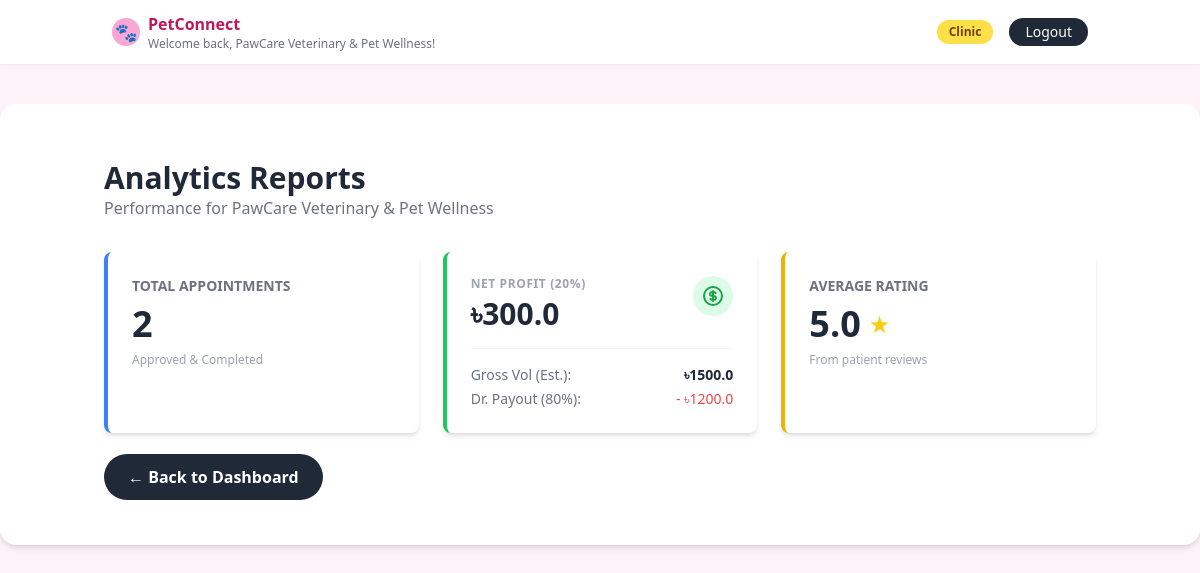
Screenshot of /clinic/reports (signed in) with the database file from the repository.
### tables this page shows
CREATE TABLE clinics (
    id INTEGER PRIMARY KEY AUTOINCREMENT,
    user_id INTEGER NOT NULL UNIQUE,
    name TEXT NOT NULL,
    license_number TEXT NOT NULL,
    email TEXT NOT NULL,
    contact_number TEXT NOT NULL,
    location TEXT NOT NULL,
    FOREIGN KEY (user_id) REFERENCES users(id)
);

### app.py (the view)
@app.route('/clinic/reports')
def clinic_reports():
    if "user_id" not in session or session.get("role") != "clinic":
        return redirect(url_for("login"))
    clinic = get_or_create_clinic_for_current_user()
    conn = get_db()
    total_appointments = conn.execute('''
        SELECT COUNT(*)
        FROM appointments a
        JOIN doctors d ON a.doctor_id = d.id
        WHERE d.clinic_id = ? AND a.status IN ('approved', 'completed')
    ''', (clinic['id'],)).fetchone()[0]
    raw_revenue = conn.execute('''
        SELECT SUM(d.base_fee)
        FROM appointments a
        JOIN doctors d ON a.doctor_id = d.id
        WHERE d.clinic_id = ? AND a.status IN ('approved', 'completed')
    ''', (clinic['id'],)).fetchone()[0]
    gross_revenue = raw_revenue if raw_revenue else 0.0
    clinic_commission = gross_revenue * 0.20  # 20% Profit
    doctor_payout = gross_revenue * 0.80      # 80% Payout
    gross_revenue = round(gross_revenue, 2)
    clinic_commission = round(clinic_commission, 2)
    doctor_payout = round(doctor_payout, 2)
    avg_rating = conn.execute('''
        SELECT AVG(a.rating)
        FROM appointments a
        JOIN doctors d ON a.doctor_id = d.id
        WHERE d.clinic_id = ? AND a.rating IS NOT NULL
    ''', (clinic['id'],)).fetchone()[0]
    average_rating = round(avg_rating, 1) if avg_rating else 0.0
    conn.close()
    return render_template('clinic_reports.html',
                           clinic=clinic,
                           total_appointments=total_appointments,
                           gross_revenue=gross_revenue,
                           clinic_commission=clinic_commission,
                           doctor_payout=doctor_payout,
                           average_rating=average_rating)

### app.py (called while the page is built, shortened)
def get_db():
    conn = sqlite3.connect(app.config["DATABASE"])
    conn.row_factory = sqlite3.Row
    return conn

def get_or_create_clinic_for_current_user():
    user_id = session.get("user_id")
    if not user_id:
        return None
    conn = get_db()
    cur = conn.cursor()
    clinic = cur.execute(
        "SELECT * FROM clinics WHERE user_id = ?", (user_id,)
    ).fetchone()
    conn.close()
    return clinic

### templates/clinic_reports.html (shortened to what this page needs)
{% extends "base.html" %}
{% block content %}
<div class="container mx-auto px-4 py-8">
    <div class="flex justify-between items-center mb-8">
        <div>
            <h2 class="text-3xl font-bold text-gray-800">Analytics Reports</h2>
            <p class="text-gray-500">Performance for {{ clinic['name'] }}</p>
        </div>
    </div>
    <div class="grid grid-cols-1 md:grid-cols-3 gap-6 mb-8">
        <div class="bg-white p-6 rounded-lg shadow-md border-l-4 border-blue-500">
            <h3 class="text-gray-500 text-sm font-bold uppercase mb-2">Total Appointments</h3>
            <p class="text-4xl font-bold text-gray-800">{{ total_appointments }}</p>
            <p class="text-xs text-gray-400 mt-2">Approved & Completed</p>
        </div>
        <div class="bg-white p-6 rounded-lg shadow-md border-l-4 border-green-500">
            <div class="flex justify-between items-start">
                <div>
                    <h3 class="text-xs font-semibold text-gray-400 uppercase tracking-wider">Net Profit (20%)</h3>
                    <p class="text-3xl font-bold text-gray-800 mt-1">৳{{ clinic_commission }}</p>
                </div>
                <div class="bg-green-100 p-2 rounded-full">
                </div>
            </div>
            <div class="mt-4 pt-4 border-t border-gray-100 text-sm space-y-1">
                <div class="flex justify-between">
                    <span class="text-gray-500">Gross Vol (Est.):</span>
                    <span class="font-semibold text-gray-800">৳{{ gross_revenue }}</span>
                </div>
                <div class="flex justify-between">
                    <span class="text-gray-500">Dr. Payout (80%):</span>
                    <span class="font-medium text-red-500">- ৳{{ doctor_payout }}</span>
                </div>
            </div>
        </div>
        <div class="bg-white p-6 rounded-lg shadow-md border-l-4 border-yellow-500">
            <h3 class="text-gray-500 text-sm font-bold uppercase mb-2">Average Rating</h3>
            <div class="flex items-center">
                <p class="text-4xl font-bold text-gray-800 mr-2">{{ average_rating }}</p>
                <span class="text-yellow-400 text-2xl">★</span>
            </div>
            <p class="text-xs text-gray-400 mt-2">From patient reviews</p>
        </div>
    </div>
    <div class="mt-8">
        <a href="{{ url_for('clinic_dashboard') }}" class="bg-gray-800 text-white px-6 py-3 rounded-full font-bold hover:bg-gray-700 transition">
            &larr; Back to Dashboard
        </a>
    </div>
</div>
{% endblock %}

### templates/base.html (shortened to what this page needs)
<!DOCTYPE html>
<html lang="en">
<head>
  <script src="https://cdn.tailwindcss.com"></script>
</head>
<body class="bg-pink-50">
  <header class="bg-white shadow-sm">
    <div class="max-w-5xl mx-auto px-6 py-3 flex items-center justify-between">
      <div class="flex items-center space-x-2">
        <div class="w-7 h-7 rounded-full bg-pink-300 flex items-center justify-center">
          <span class="text-white text-lg">🐾</span>
        </div>
        <div>
          <p class="font-semibold text-pink-700">PetConnect</p>
          {% if session.get('user_name') %}
            <p class="text-xs text-gray-500">Welcome back, {{ session.get('user_name') }}!</p>
          {% endif %}
        </div>
      </div>
      <nav class="flex items-center space-x-4 text-sm">
        {% if session.get('user_id') %}
          <span class="px-3 py-1 rounded-full bg-yellow-300 text-xs font-semibold text-yellow-900">
            {{ session.get('role')|capitalize }}
          </span>
          <a href="{{ url_for('logout') }}"
             class="px-4 py-1 rounded-full bg-gray-800 text-white text-sm hover:bg-black transition">
            Logout
          </a>
        {% endif %}
      </nav>
    </div>
  </header>
  <main class="min-h-screen">
    <div class="max-w-7xl mx-auto mt-10">
      <div class="bg-white rounded-2xl shadow-md px-8 py-6">
        {% block content %}{% endblock %}
      </div>
    </div>
  </main>
</body>
</html>

### rows the page displays
clinics: get "PawCare Veterinary & Pet Wellness", name "PawCare Veterinary & Pet Wellness"

### other values shown
{{ session.get('role')|capitalize }} "Clinic"
{{ total_appointments }} "2"
{{ clinic_commission }} "300.0"
{{ gross_revenue }} "1500.0"
{{ doctor_payout }} "1200.0"
{{ average_rating }} "5.0"
